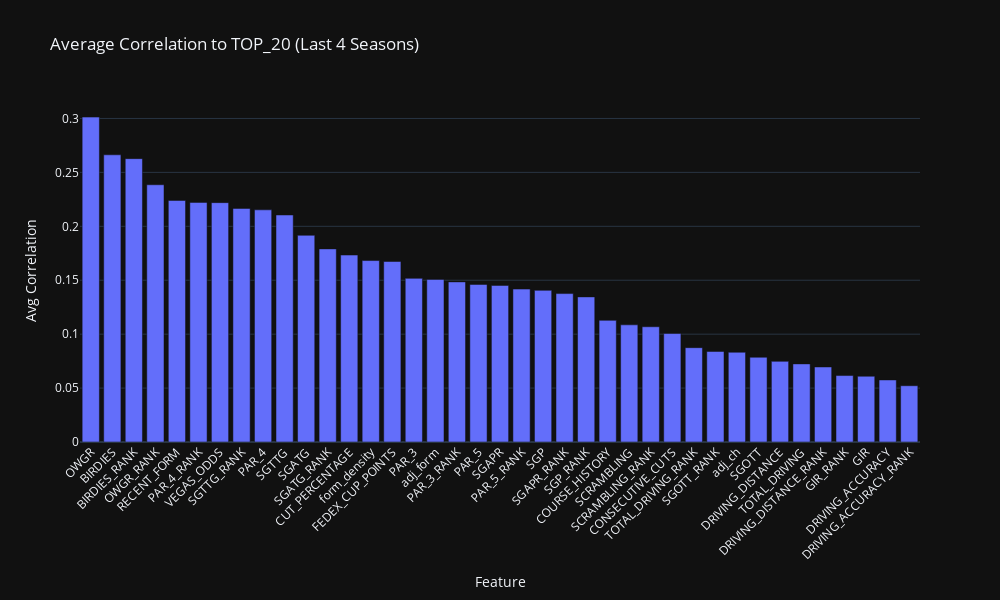

The notebook cell this image was saved under:
### Markdown cell above
**Average of Last 4 Years**

### Code cell
import pandas as pd
import numpy as np
import plotly.express as px

# === Rebuild correlation matrices for the 4 most recent seasons ===
cor = {}
recent_seasons = sorted(training_df["SEASON"].unique())[-4:]

for season in recent_seasons:
    df_season = training_df[training_df["SEASON"] == season].copy()
    numeric_cols = df_season.select_dtypes(include=["float64", "int64"])
    cor[int(season)] = numeric_cols.corr().abs()

# === Combine into one summary DataFrame ===
cor_df = pd.DataFrame()

for season in recent_seasons:
    df = cor[season].reset_index()
    if "TOP_20" not in df.columns:
        continue
    temp = df[["index", "TOP_20"]].copy()
    temp = temp.rename(columns={"TOP_20": str(season)})
    if cor_df.empty:
        cor_df = temp
    else:
        cor_df = cor_df.merge(temp, on="index", how="outer")

# Drop target and metadata rows
cor_df = cor_df[~cor_df["index"].isin(["TOP_20", "FINAL_POS", "SEASON"])]

# Compute average correlation across seasons
cor_df["AVERAGE"] = cor_df.drop(columns=["index"]).mean(axis=1)
cor_df = cor_df.sort_values(by="AVERAGE", ascending=False)

# === Plotly Bar Chart ===
fig = px.bar(
    cor_df,
    x="index",
    y="AVERAGE",
    title="Average Correlation to TOP_20 (Last 4 Seasons)",
    labels={"index": "Feature", "AVERAGE": "Avg Correlation"},
    template="plotly_dark"
)

fig.update_layout(
    xaxis_tickangle=-45,
    height=600,
    width=1000,
    showlegend=False
)

fig.show()

### Figure 1 — Plotly figure (JSON) as saved in the notebook; plotly's stock layout.template omitted (floating-point values rounded to 4 significant figures)
{"data": [{"hovertemplate": "Feature=%{x}<br>Avg Correlation=%{y}<extra></extra>", "legendgroup": "", "marker": {"color": "#636efa", "pattern": {"shape": ""}}, "name": "", "orientation": "v", "showlegend": false, "textposition": "auto", "type": "bar", "x": ["OWGR", "BIRDIES", "BIRDIES_RANK", "OWGR_RANK", "RECENT_FORM", "PAR_4_RANK", "VEGAS_ODDS", "SGTTG_RANK", "PAR_4", "SGTTG", "SGATG", "SGATG_RANK", "CUT_PERCENTAGE", "form_density", "FEDEX_CUP_POINTS", "PAR_3", "adj_form", "PAR_3_RANK", "PAR_5", "SGAPR", "PAR_5_RANK", "SGP", "SGAPR_RANK", "SGP_RANK", "COURSE_HISTORY", "SCRAMBLING", "SCRAMBLING_RANK", "CONSECUTIVE_CUTS", "TOTAL_DRIVING_RANK", "SGOTT_RANK", "adj_ch", "SGOTT", "DRIVING_DISTANCE", "TOTAL_DRIVING", "DRIVING_DISTANCE_RANK", "GIR_RANK", "GIR", "DRIVING_ACCURACY", "DRIVING_ACCURACY_RANK"], "xaxis": "x", "y": [0.3013, 0.2663, 0.2628, 0.2385, 0.224, 0.2222, 0.222, 0.2166, 0.2153, 0.2105, 0.1917, 0.1791, 0.1734, 0.1682, 0.1674, 0.1517, 0.1508, 0.1485, 0.1461, 0.1452, 0.1418, 0.1406, 0.1376, 0.1346, 0.1128, 0.1086, 0.1069, 0.1006, 0.08747, 0.08398, 0.08319, 0.07857, 0.07476, 0.07244, 0.06958, 0.06162, 0.06098, 0.05755, 0.05218], "yaxis": "y"}], "layout": {"barmode": "relative", "height": 600, "legend": {"tracegroupgap": 0}, "showlegend": false, "title": {"text": "Average Correlation to TOP_20 (Last 4 Seasons)"}, "width": 1000, "xaxis": {"anchor": "y", "domain": [0, 1], "tickangle": -45, "title": {"text": "Feature"}}, "yaxis": {"anchor": "x", "domain": [0, 1], "title": {"text": "Avg Correlation"}}}}
